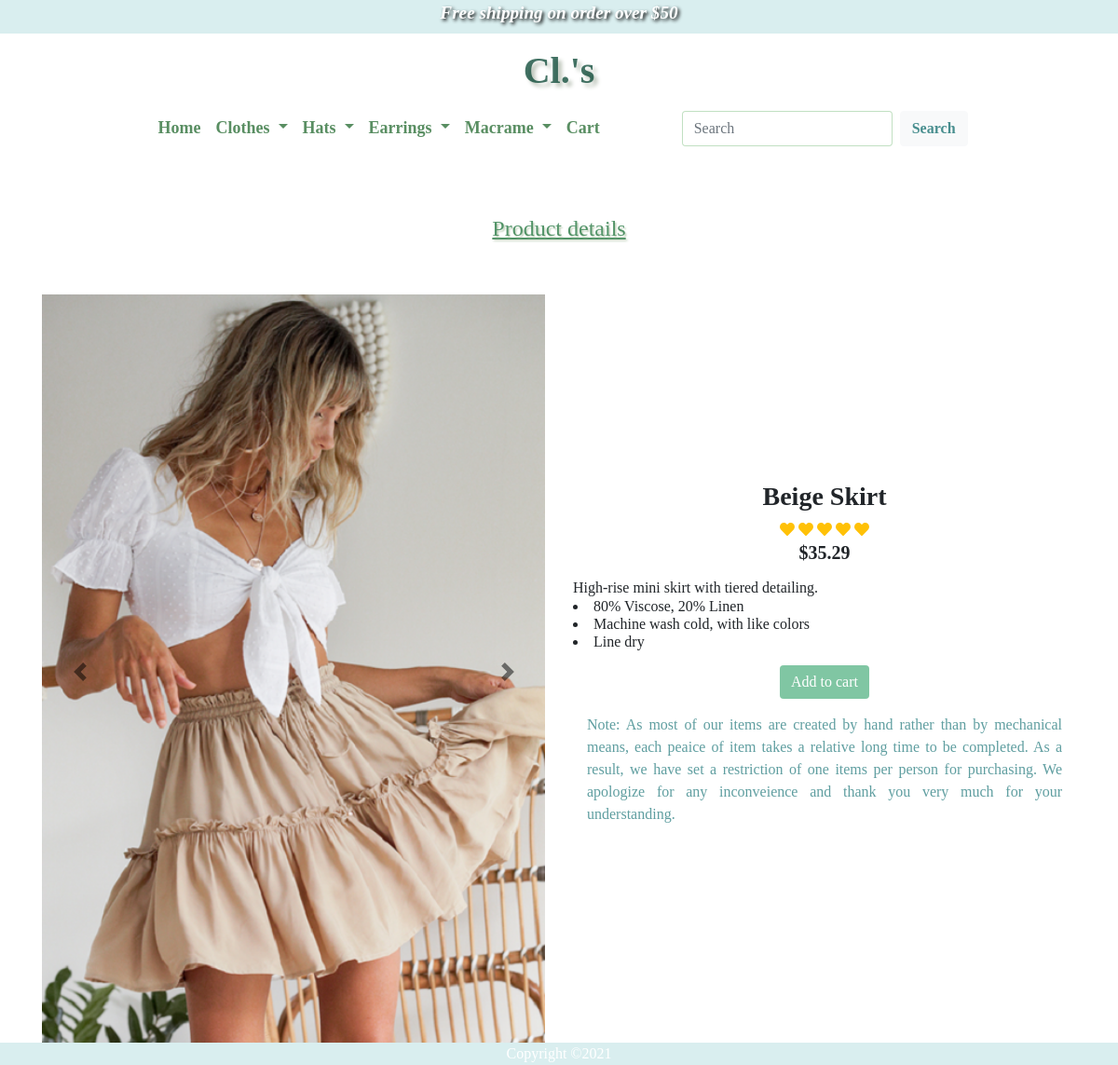
/detail/4/, run on the app's committed database.
### Cls/models.py (models this page shows, shortened)
class Product(db.Model):
        __tablename__='products'
        id=db.Column(db.Integer, primary_key=True)
        name=db.Column(db.String(64), nullable=False)
        clothes_category_id=db.Column(db.Integer, db.ForeignKey('clothes.id'))
        price=db.Column(db.Float, nullable=False)
        main_image=db.Column(db.String(64),nullable=False)
        img1=db.Column(db.String(64))
        img2=db.Column(db.String(64))
        description=db.Column(db.String(500),nullable=False)
        note1=db.Column(db.String(500))
        note2=db.Column(db.String(500))
        note3=db.Column(db.String(500))

### Cls/views.py (the view)
@bp.route('/detail/<int:detailid>/')
def details(detailid):
    category_name = Clothes_category.query.all()
    single_item=Product.query.filter(Product.id == detailid)
    return render_template('details.html', c = category_name, products=single_item)

### Cls/templates/details.html (shortened to what this page needs)
{% extends 'base.html'%}
{%block button %}
<li class="nav-item">
    <a class="nav-link" href="{{url_for('main.home')}}">Home</a>
</li>
{%endblock button %}
{%block main%}
<div class="container py-3">
    <div class="row about justify-content-center  py-5">
        <h4>Product details</h4>
    </div>
    <section>
        <div class="row">
            {%for product in products%}
            <div class="col-md-6">
                <div id="image-all" class="carousel slide" data-interval="false">
                    <div class="carousel-inner">
                        <div class="carousel-item active">
                            <img src="{{url_for('static',filename='img/'+ product.main_image)}}" class="d-block w-100"
                                alt="{{product.name}}">
                        </div>
                    </div>
                    <a class="carousel-control-prev" href="#image-all" role="button" data-slide="prev">
                        <span class="carousel-control-prev-icon" aria-hidden="true"></span>
                    </a>
                    <a class="carousel-control-next" href="#image-all" role="button" data-slide="next">
                        <span class="carousel-control-next-icon" aria-hidden="true"></span>
                    </a>
                </div>
            </div>
            <div id="des" class="col-md-6">
                <div class="content text-center">
                    <h3 style="font-weight: bold; ">{{product.name}}</h3>
                    <div class="tab-content" id="advancedTabContent">
                        <div class="review">
                            <div class="stars">
                                <i class="fa fa-heart text-warning"></i>
                                <i class="fa fa-heart text-warning"></i>
                                <i class="fa fa-heart text-warning"></i>
                                <i class="fa fa-heart text-warning"></i>
                                <i class="fa fa-heart text-warning"></i>
                            </div>
                        </div>
                        <h5 style="font-weight: bold; ">{{"$%.2f"|format(product.price)}}</h5>
                        <p class="Details">
                        <h6 class="text-left">
                            {{product.description}}
                            <li>{{product.note1}}</li>
                            <li>{{product.note2}}</li>
                            <li>{{product.note3}}</li>
                        </h6>
                        </p>
                    </div>
                    <form action="{{url_for('main.cart')}}">
                        <input class="btn btn-success" type="submit"
                            style="background-color: rgba(35, 156, 96, 0.575); border: none;" value="Add to cart">
                    </form>
                    <div class="container">
                        <p class="text-justify py-3" style="color:cadetblue"> Note: As most of our items are created by
                            hand rather than by mechanical means, each peaice of item takes a relative long time to be
                            completed.
                            As a result, we have set a restriction of one items per person for purchasing. We
                            apologize for any inconveience and thank you very much for your understanding.</p>
                    </div>
                </div>
            </div>
            {%endfor%}
        </div>
</div>
</div>
{%endblock main%}

### Cls/static/CSS/style.css (style rules this page uses)
html { overflow-y: scroll; }
span { font-family:'Times New Roman', Times, serif; font-style:italic; font-weight: bold; }
#navigation a { color:rgba(13, 90, 26, 0.685); font-size: 18px; font-weight: bold; }
.about { padding:5px; color:rgba(27, 114, 56, 0.74); text-shadow: 0.1em 0.1em 0.1em rgb(196, 212, 191); text-decoration:underline; }
.carousel-control-prev, .carousel-control-next { filter: invert(100%); }
#des { margin-top:200px; }

### data on the page
Product: main_image (picture), name "Beige Skirt", price "$35.29", description "High-rise mini skirt with tiered detailing.", note1 "80% Viscose, 20% Linen", note2 "Machine wash cold, with like colors", note3 "Line dry"
